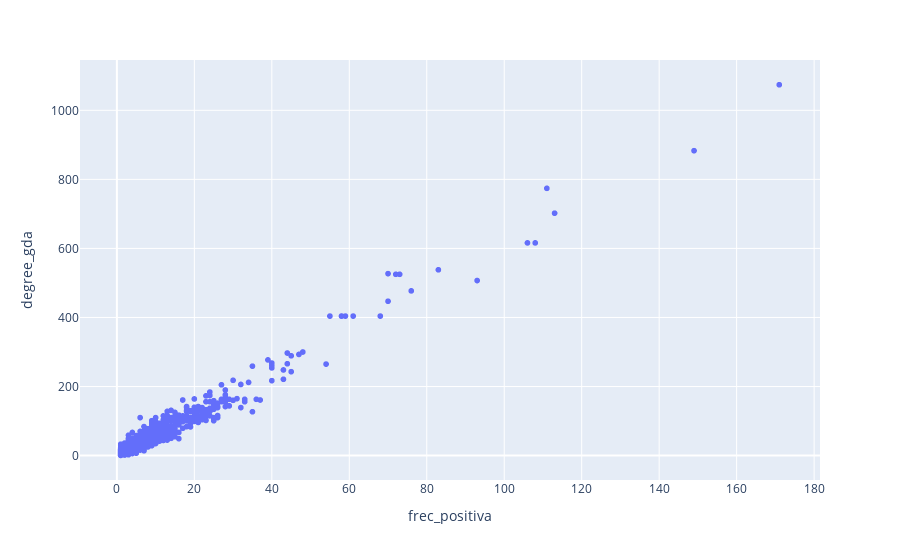

The notebook cell this image was saved under:
### Code cell
fig = px.scatter(frec_positiva_df,"frec_positiva","degree_gda")
fig.show()

### Figure 1 — Plotly figure (JSON) as saved in the notebook; plotly's stock layout.template omitted (floating-point values rounded to 4 significant figures; data arrays with more than 128 entries replaced by an {"elided": "..."} marker saying what was removed)
{"data": [{"hovertemplate": "frec_positiva=%{x}<br>degree_gda=%{y}<extra></extra>", "legendgroup": "", "marker": {"color": "#636efa", "symbol": "circle"}, "mode": "markers", "name": "", "showlegend": false, "type": "scattergl", "x": {"elided": "3928 int values"}, "xaxis": "x", "y": {"elided": "3928 int values"}, "yaxis": "y"}], "layout": {"legend": {"tracegroupgap": 0}, "margin": {"t": 60}, "xaxis": {"anchor": "y", "domain": [0, 1], "title": {"text": "frec_positiva"}}, "yaxis": {"anchor": "x", "domain": [0, 1], "title": {"text": "degree_gda"}}}}
